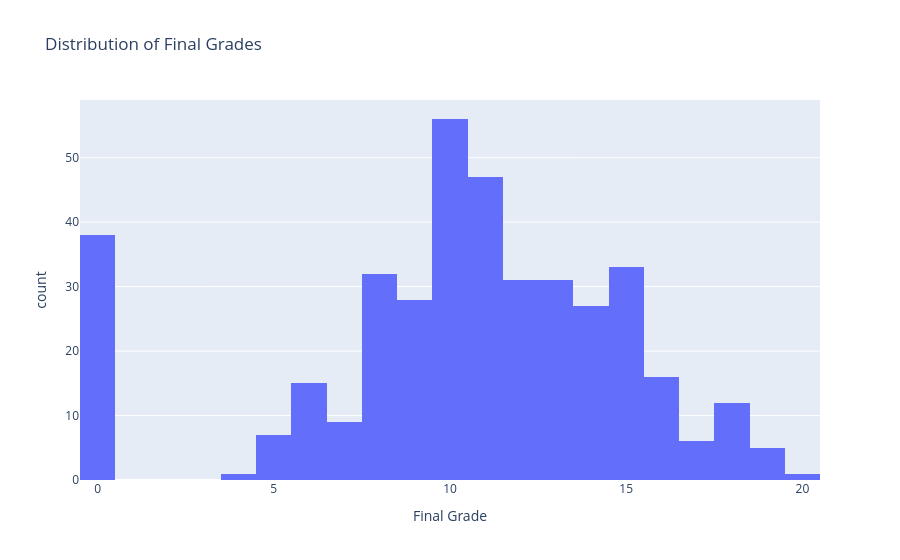

Write notebook code for a chart like this one.
### Markdown cell above
## Explore the sidtribution of final grades

### Code cell
fig = px.histogram(
    df,
    x="G3",
    title="Distribution of Final Grades",
    labels={
        "G3": "Final Grade",
        "count": "Number of Students"
    }
)
fig.show()

### Figure 1 — Plotly figure (JSON) as saved in the notebook; plotly's stock layout.template omitted (floating-point values rounded to 4 significant figures; data arrays with more than 128 entries replaced by an {"elided": "..."} marker saying what was removed)
{"data": [{"bingroup": "x", "hovertemplate": "Final Grade=%{x}<br>count=%{y}<extra></extra>", "legendgroup": "", "marker": {"color": "#636efa", "pattern": {"shape": ""}}, "name": "", "orientation": "v", "showlegend": false, "type": "histogram", "x": {"elided": "395 int values"}, "xaxis": "x", "yaxis": "y"}], "layout": {"barmode": "relative", "legend": {"tracegroupgap": 0}, "title": {"text": "Distribution of Final Grades"}, "xaxis": {"anchor": "y", "domain": [0, 1], "title": {"text": "Final Grade"}}, "yaxis": {"anchor": "x", "domain": [0, 1], "title": {"text": "count"}}}}
